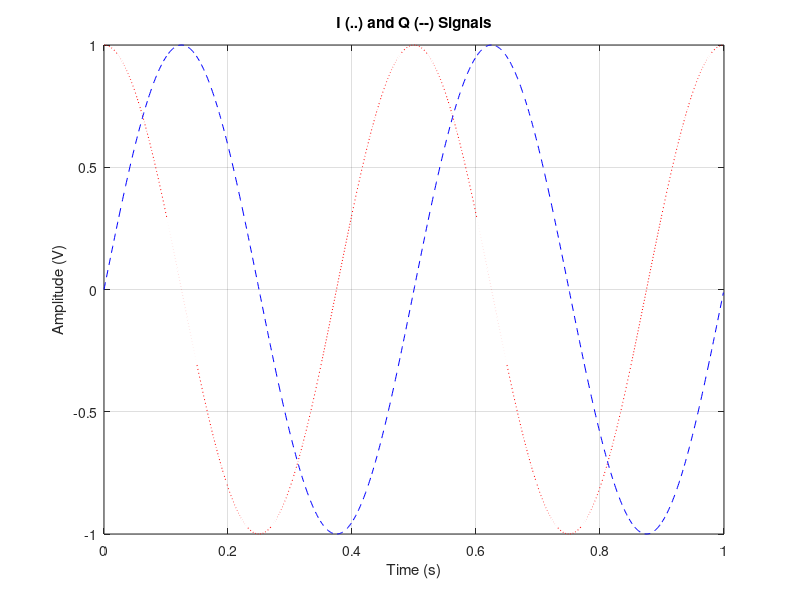

MATLAB code to generate this figure:
% Generator of an in-phase signal and its quadrature
% --------------------------------------------------
% Create an array of 1000 time instants, in steps of 0.001 s.
time=[0:999]*0.001;
% Create the in-phase (I) signal at frequency f
f=2; % Hz 
Isignal=cos(2*pi*f*time);
% Create the quadrature (Q) signal
Qsignal=cos(2*pi*f*time-pi/2);
% Plot the signals
plot(time, Isignal,':r');
hold on;
plot(time, Qsignal,'--b');
% Annotations
grid on;
title('I (..) and Q (--) Signals');
xlabel('Time (s)');
ylabel('Amplitude (V)');